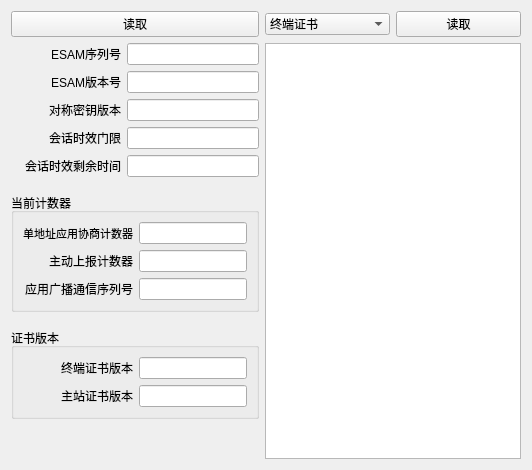
      <widget class="QWidget" name="tab_3">
       <attribute name="title">
        <string>ESAM</string>
       </attribute>
       <layout class="QGridLayout" name="gridLayout_9">
        <item row="0" column="0">
         <layout class="QHBoxLayout" name="horizontalLayout_49">
          <item>
           <layout class="QVBoxLayout" name="verticalLayout_11">
            <item>
             <widget class="QPushButton" name="esam_info_read_b">
              <property name="text">
               <string>读取</string>
              </property>
             </widget>
            </item>
            <item>
             <layout class="QVBoxLayout" name="verticalLayout_13">
              <item>
               <layout class="QVBoxLayout" name="verticalLayout_12">
                <item>
                 <layout class="QHBoxLayout" name="horizontalLayout_31">
                  <item>
                   <widget class="QLabel" name="label_26">
                    <property name="sizePolicy">
                     <sizepolicy hsizetype="Fixed" vsizetype="Preferred">
                      <horstretch>0</horstretch>
                      <verstretch>0</verstretch>
                     </sizepolicy>
                    </property>
                    <property name="minimumSize">
                     <size>
                      <width>110</width>
                      <height>0</height>
                     </size>
                    </property>
                    <property name="maximumSize">
                     <size>
                      <width>110</width>
                      <height>16777215</height>
                     </size>
                    </property>
                    <property name="text">
                     <string>ESAM序列号</string>
                    </property>
                    <property name="alignment">
                     <set>Qt::AlignRight|Qt::AlignTrailing|Qt::AlignVCenter</set>
                    </property>
                   </widget>
                  </item>
                  <item>
                   <widget class="QLineEdit" name="esam_no_box">
                    <property name="sizePolicy">
                     <sizepolicy hsizetype="Minimum" vsizetype="Fixed">
                      <horstretch>0</horstretch>
                      <verstretch>0</verstretch>
                     </sizepolicy>
                    </property>
                    <property name="minimumSize">
                     <size>
                      <width>100</width>
                      <height>0</height>
                     </size>
                    </property>
                    <property name="sizeIncrement">
                     <size>
                      <width>150</width>
                      <height>0</height>
                     </size>
                    </property>
                    <property name="baseSize">
                     <size>
                      <width>150</width>
                      <height>0</height>
                     </size>
                    </property>
                   </widget>
                  </item>
                 </layout>
                </item>
                <item>
                 <layout class="QHBoxLayout" name="horizontalLayout_43">
                  <item>
                   <widget class="QLabel" name="label_27">
                    <property name="sizePolicy">
                     <sizepolicy hsizetype="Fixed" vsizetype="Preferred">
                      <horstretch>0</horstretch>
                      <verstretch>0</verstretch>
                     </sizepolicy>
                    </property>
                    <property name="minimumSize">
                     <size>
                      <width>110</width>
                      <height>0</height>
                     </size>
                    </property>
                    <property name="maximumSize">
                     <size>
                      <width>110</width>
                      <height>16777215</height>
                     </size>
                    </property>
                    <property name="text">
                     <string>ESAM版本号</string>
                    </property>
                    <property name="alignment">
                     <set>Qt::AlignRight|Qt::AlignTrailing|Qt::AlignVCenter</set>
                    </property>
                   </widget>
                  </item>
                  <item>
                   <widget class="QLineEdit" name="esam_ver_box">
                    <property name="sizePolicy">
                     <sizepolicy hsizetype="Minimum" vsizetype="Fixed">
                      <horstretch>0</horstretch>
                      <verstretch>0</verstretch>
                     </sizepolicy>
                    </property>
                    <property name="minimumSize">
                     <size>
                      <width>100</width>
                      <height>0</height>
                     </size>
                    </property>
                    <property name="sizeIncrement">
                     <size>
                      <width>150</width>
                      <height>0</height>
                     </size>
                    </property>
                    <property name="baseSize">
                     <size>
                      <width>150</width>
                      <height>0</height>
                     </size>
                    </property>
                   </widget>
                  </item>
                 </layout>
                </item>
                <item>
                 <layout class="QHBoxLayout" name="horizontalLayout_44">
                  <item>
                   <widget class="QLabel" name="label_30">
                    <property name="sizePolicy">
                     <sizepolicy hsizetype="Fixed" vsizetype="Preferred">
                      <horstretch>0</horstretch>
                      <verstretch>0</verstretch>
                     </sizepolicy>
                    </property>
                    <property name="minimumSize">
                     <size>
                      <width>110</width>
                      <height>0</height>
                     </size>
                    </property>
                    <property name="maximumSize">
                     <size>
                      <width>110</width>
                      <height>16777215</height>
                     </size>
                    </property>
                    <property name="text">
                     <string>对称密钥版本</string>
                    </property>
                    <property name="alignment">
                     <set>Qt::AlignRight|Qt::AlignTrailing|Qt::AlignVCenter</set>
                    </property>
                   </widget>
                  </item>
                  <item>
                   <widget class="QLineEdit" name="key_ver_box">
                    <property name="sizePolicy">
                     <sizepolicy hsizetype="Minimum" vsizetype="Fixed">
                      <horstretch>0</horstretch>
                      <verstretch>0</verstretch>
                     </sizepolicy>
                    </property>
                    <property name="minimumSize">
                     <size>
                      <width>100</width>
                      <height>0</height>
                     </size>
                    </property>
                    <property name="sizeIncrement">
                     <size>
                      <width>150</width>
                      <height>0</height>
                     </size>
                    </property>
                    <property name="baseSize">
                     <size>
                      <width>150</width>
                      <height>0</height>
                     </size>
                    </property>
                   </widget>
                  </item>
                 </layout>
                </item>
                <item>
                 <layout class="QHBoxLayout" name="horizontalLayout_45">
                  <item>
                   <widget class="QLabel" name="label_33">
                    <property name="sizePolicy">
                     <sizepolicy hsizetype="Fixed" vsizetype="Preferred">
                      <horstretch>0</horstretch>
                      <verstretch>0</verstretch>
                     </sizepolicy>
                    </property>
                    <property name="minimumSize">
                     <size>
                      <width>110</width>
                      <height>0</height>
                     </size>
                    </property>
                    <property name="maximumSize">
                     <size>
                      <width>110</width>
                      <height>16777215</height>
                     </size>
                    </property>
                    <property name="text">
                     <string>会话时效门限</string>
                    </property>
                    <property name="alignment">
                     <set>Qt::AlignRight|Qt::AlignTrailing|Qt::AlignVCenter</set>
                    </property>
                   </widget>
                  </item>
                  <item>
                   <widget class="QLineEdit" name="dialog_tm_box">
                    <property name="sizePolicy">
                     <sizepolicy hsizetype="Minimum" vsizetype="Fixed">
                      <horstretch>0</horstretch>
                      <verstretch>0</verstretch>
                     </sizepolicy>
                    </property>
                    <property name="minimumSize">
                     <size>
                      <width>100</width>
                      <height>0</height>
                     </size>
                    </property>
                    <property name="sizeIncrement">
                     <size>
                      <width>150</width>
                      <height>0</height>
                     </size>
                    </property>
                    <property name="baseSize">
                     <size>
                      <width>150</width>
                      <height>0</height>
                     </size>
                    </property>
                   </widget>
                  </item>
                 </layout>
                </item>
                <item>
                 <layout class="QHBoxLayout" name="horizontalLayout_46">
                  <item>
                   <widget class="QLabel" name="label_34">
                    <property name="sizePolicy">
                     <sizepolicy hsizetype="Fixed" vsizetype="Preferred">
                      <horstretch>0</horstretch>
                      <verstretch>0</verstretch>
                     </sizepolicy>
                    </property>
                    <property name="minimumSize">
                     <size>
                      <width>110</width>
                      <height>0</height>
                     </size>
                    </property>
                    <property name="maximumSize">
                     <size>
                      <width>110</width>
                      <height>16777215</height>
                     </size>
                    </property>
                    <property name="text">
                     <string>会话时效剩余时间</string>
                    </property>
                    <property name="alignment">
                     <set>Qt::AlignRight|Qt::AlignTrailing|Qt::AlignVCenter</set>
                    </property>
                   </widget>
                  </item>
                  <item>
                   <widget class="QLineEdit" name="dialog_remain_box">
                    <property name="sizePolicy">
                     <sizepolicy hsizetype="Minimum" vsizetype="Fixed">
                      <horstretch>0</horstretch>
                      <verstretch>0</verstretch>
                     </sizepolicy>
                    </property>
                    <property name="minimumSize">
                     <size>
                      <width>100</width>
                      <height>0</height>
                     </size>
                    </property>
                    <property name="sizeIncrement">
                     <size>
                      <width>150</width>
                      <height>0</height>
                     </size>
                    </property>
                    <property name="baseSize">
                     <size>
                      <width>150</width>
                      <height>0</height>
                     </size>
                    </property>
                   </widget>
                  </item>
                 </layout>
                </item>
                <item>
                 <spacer name="verticalSpacer_9">
                  <property name="orientation">
                   <enum>Qt::Vertical</enum>
                  </property>
                  <property name="sizeType">
                   <enum>QSizePolicy::Fixed</enum>
                  </property>
                  <property name="sizeHint" stdset="0">
                   <size>
                    <width>20</width>
                    <height>10</height>
                   </size>
                  </property>
                 </spacer>
                </item>
                <item>
                 <widget class="QGroupBox" name="groupBox_5">
                  <property name="title">
                   <string>当前计数器</string>
                  </property>
                  <layout class="QGridLayout" name="gridLayout_8">
                   <item row="0" column="0">
                    <layout class="QVBoxLayout" name="verticalLayout_9">
                     <item>
                      <layout class="QHBoxLayout" name="horizontalLayout_47">
                       <item>
                        <widget class="QLabel" name="label_35">
                         <property name="sizePolicy">
                          <sizepolicy hsizetype="Fixed" vsizetype="Preferred">
                           <horstretch>0</horstretch>
                           <verstretch>0</verstretch>
                          </sizepolicy>
                         </property>
                         <property name="minimumSize">
                          <size>
                           <width>110</width>
                           <height>0</height>
                          </size>
                         </property>
                         <property name="maximumSize">
                          <size>
                           <width>110</width>
                           <height>16777215</height>
                          </size>
                         </property>
                         <property name="font">
                          <font>
                           <pointsize>8</pointsize>
                          </font>
                         </property>
                         <property name="text">
                          <string>单地址应用协商计数器</string>
                         </property>
                         <property name="alignment">
                          <set>Qt::AlignRight|Qt::AlignTrailing|Qt::AlignVCenter</set>
                         </property>
                        </widget>
                       </item>
                       <item>
                        <widget class="QLineEdit" name="addr_counter_box">
                         <property name="sizePolicy">
                          <sizepolicy hsizetype="Minimum" vsizetype="Fixed">
                           <horstretch>0</horstretch>
                           <verstretch>0</verstretch>
                          </sizepolicy>
                         </property>
                         <property name="minimumSize">
                          <size>
                           <width>100</width>
                           <height>0</height>
                          </size>
                         </property>
                         <property name="sizeIncrement">
                          <size>
                           <width>150</width>
                           <height>0</height>
                          </size>
                         </property>
                         <property name="baseSize">
                          <size>
                           <width>150</width>
                           <height>0</height>
                          </size>
                         </property>
                        </widget>
                       </item>
                      </layout>
                     </item>
                     <item>
                      <layout class="QHBoxLayout" name="horizontalLayout_52">
                       <item>
                        <widget class="QLabel" name="label_41">
                         <property name="sizePolicy">
                          <sizepolicy hsizetype="Fixed" vsizetype="Preferred">
                           <horstretch>0</horstretch>
                           <verstretch>0</verstretch>
                          </sizepolicy>
                         </property>
                         <property name="minimumSize">
                          <size>
                           <width>110</width>
                           <height>0</height>
                          </size>
                         </property>
                         <property name="maximumSize">
                          <size>
                           <width>110</width>
                           <height>16777215</height>
                          </size>
                         </property>
                         <property name="text">
                          <string>主动上报计数器</string>
                         </property>
                         <property name="alignment">
                          <set>Qt::AlignRight|Qt::AlignTrailing|Qt::AlignVCenter</set>
                         </property>
                        </widget>
                       </item>
                       <item>
                        <widget class="QLineEdit" name="rpt_counter_box">
                         <property name="sizePolicy">
                          <sizepolicy hsizetype="Minimum" vsizetype="Fixed">
                           <horstretch>0</horstretch>
                           <verstretch>0</verstretch>
                          </sizepolicy>
                         </property>
                         <property name="minimumSize">
                          <size>
                           <width>100</width>
                           <height>0</height>
                          </size>
                         </property>
                         <property name="sizeIncrement">
                          <size>
                           <width>150</width>
                           <height>0</height>
                          </size>
                         </property>
                         <property name="baseSize">
                          <size>
                           <width>150</width>
                           <height>0</height>
                          </size>
                         </property>
                        </widget>
                       </item>
                      </layout>
                     </item>
                     <item>
                      <layout class="QHBoxLayout" name="horizontalLayout_53">
                       <item>
                        <widget class="QLabel" name="label_42">
                         <property name="sizePolicy">
                          <sizepolicy hsizetype="Fixed" vsizetype="Preferred">
                           <horstretch>0</horstretch>
                           <verstretch>0</verstretch>
                          </sizepolicy>
                         </property>
                         <property name="minimumSize">
                          <size>
                           <width>110</width>
                           <height>0</height>
                          </size>
                         </property>
                         <property name="maximumSize">
                          <size>
                           <width>110</width>
                           <height>16777215</height>
                          </size>
                         </property>
                         <property name="font">
                          <font>
                           <pointsize>9</pointsize>
                          </font>
                         </property>
                         <property name="text">
                          <string>应用广播通信序列号</string>
                         </property>
                         <property name="alignment">
                          <set>Qt::AlignRight|Qt::AlignTrailing|Qt::AlignVCenter</set>
                         </property>
                        </widget>
                       </item>
                       <item>
                        <widget class="QLineEdit" name="app_radio_box">
                         <property name="sizePolicy">
                          <sizepolicy hsizetype="Minimum" vsizetype="Fixed">
                           <horstretch>0</horstretch>
                           <verstretch>0</verstretch>
                          </sizepolicy>
                         </property>
                         <property name="minimumSize">
                          <size>
                           <width>100</width>
                           <height>0</height>
                          </size>
                         </property>
                         <property name="sizeIncrement">
                          <size>
                           <width>150</width>
                           <height>0</height>
                          </size>
                         </property>
                         <property name="baseSize">
                          <size>
                           <width>150</width>
                           <height>0</height>
                          </size>
                         </property>
                        </widget>
                       </item>
                      </layout>
                     </item>
                    </layout>
                   </item>
                  </layout>
                 </widget>
                </item>
               </layout>
              </item>
              <item>
               <spacer name="verticalSpacer_10">
                <property name="orientation">
                 <enum>Qt::Vertical</enum>
                </property>
                <property name="sizeType">
                 <enum>QSizePolicy::Fixed</enum>
                </property>
                <property name="sizeHint" stdset="0">
                 <size>
                  <width>20</width>
                  <height>10</height>
                 </size>
                </property>
               </spacer>
              </item>
              <item>
               <widget class="QGroupBox" name="groupBox_6">
                <property name="title">
                 <string>证书版本</string>
                </property>
                <layout class="QVBoxLayout" name="verticalLayout_14">
                 <item>
                  <layout class="QVBoxLayout" name="verticalLayout_10">
                   <item>
                    <layout class="QHBoxLayout" name="horizontalLayout_55">
                     <item>
                      <widget class="QLabel" name="label_44">
                       <property name="sizePolicy">
                        <sizepolicy hsizetype="Fixed" vsizetype="Preferred">
                         <horstretch>0</horstretch>
                         <verstretch>0</verstretch>
                        </sizepolicy>
                       </property>
                       <property name="minimumSize">
                        <size>
                         <width>110</width>
                         <height>0</height>
                        </size>
                       </property>
                       <property name="maximumSize">
                        <size>
                         <width>110</width>
                         <height>16777215</height>
                        </size>
                       </property>
                       <property name="text">
                        <string>终端证书版本</string>
                       </property>
                       <property name="alignment">
                        <set>Qt::AlignRight|Qt::AlignTrailing|Qt::AlignVCenter</set>
                       </property>
                      </widget>
                     </item>
                     <item>
                      <widget class="QLineEdit" name="terminal_ver_box">
                       <property name="sizePolicy">
                        <sizepolicy hsizetype="Minimum" vsizetype="Fixed">
                         <horstretch>0</horstretch>
                         <verstretch>0</verstretch>
                        </sizepolicy>
                       </property>
                       <property name="minimumSize">
                        <size>
                         <width>100</width>
                         <height>0</height>
                        </size>
                       </property>
                       <property name="sizeIncrement">
                        <size>
                         <width>150</width>
                         <height>0</height>
                        </size>
                       </property>
                       <property name="baseSize">
                        <size>
                         <width>150</width>
                         <height>0</height>
                        </size>
                       </property>
                      </widget>
                     </item>
                    </layout>
                   </item>
                   <item>
                    <layout class="QHBoxLayout" name="horizontalLayout_56">
                     <item>
                      <widget class="QLabel" name="label_45">
                       <property name="sizePolicy">
                        <sizepolicy hsizetype="Fixed" vsizetype="Preferred">
                         <horstretch>0</horstretch>
                         <verstretch>0</verstretch>
                        </sizepolicy>
                       </property>
                       <property name="minimumSize">
                        <size>
                         <width>110</width>
                         <height>0</height>
                        </size>
                       </property>
                       <property name="maximumSize">
                        <size>
                         <width>110</width>
                         <height>16777215</height>
                        </size>
                       </property>
                       <property name="font">
                        <font>
                         <pointsize>9</pointsize>
                        </font>
                       </property>
                       <property name="text">
                        <string>主站证书版本</string>
                       </property>
                       <property name="alignment">
                        <set>Qt::AlignRight|Qt::AlignTrailing|Qt::AlignVCenter</set>
                       </property>
                      </widget>
                     </item>
                     <item>
                      <widget class="QLineEdit" name="host_ver_box">
                       <property name="sizePolicy">
                        <sizepolicy hsizetype="Minimum" vsizetype="Fixed">
                         <horstretch>0</horstretch>
                         <verstretch>0</verstretch>
                        </sizepolicy>
                       </property>
                       <property name="minimumSize">
                        <size>
                         <width>100</width>
                         <height>0</height>
                        </size>
                       </property>
                       <property name="sizeIncrement">
                        <size>
                         <width>150</width>
                         <height>0</height>
                        </size>
                       </property>
                       <property name="baseSize">
                        <size>
                         <width>150</width>
                         <height>0</height>
                        </size>
                       </property>
                      </widget>
                     </item>
                    </layout>
                   </item>
                  </layout>
                 </item>
                </layout>
               </widget>
              </item>
              <item>
               <spacer name="verticalSpacer_8">
                <property name="orientation">
                 <enum>Qt::Vertical</enum>
                </property>
                <property name="sizeHint" stdset="0">
                 <size>
                  <width>20</width>
                  <height>40</height>
                 </size>
                </property>
               </spacer>
              </item>
             </layout>
            </item>
           </layout>
          </item>
          <item>
           <layout class="QVBoxLayout" name="verticalLayout_15">
            <item>
             <layout class="QHBoxLayout" name="horizontalLayout_48">
              <item>
               <widget class="QComboBox" name="certi_l">
                <item>
                 <property name="text">
                  <string>终端证书</string>
                 </property>
                </item>
                <item>
                 <property name="text">
                  <string>主站证书</string>
                 </property>
                </item>
               </widget>
              </item>
              <item>
               <widget class="QPushButton" name="certi_read_b">
                <property name="text">
                 <string>读取</string>
                </property>
               </widget>
              </item>
             </layout>
            </item>
            <item>
             <widget class="QPlainTextEdit" name="certi_box"/>
            </item>
           </layout>
          </item>
         </layout>
        </item>
       </layout>
      </widget>
